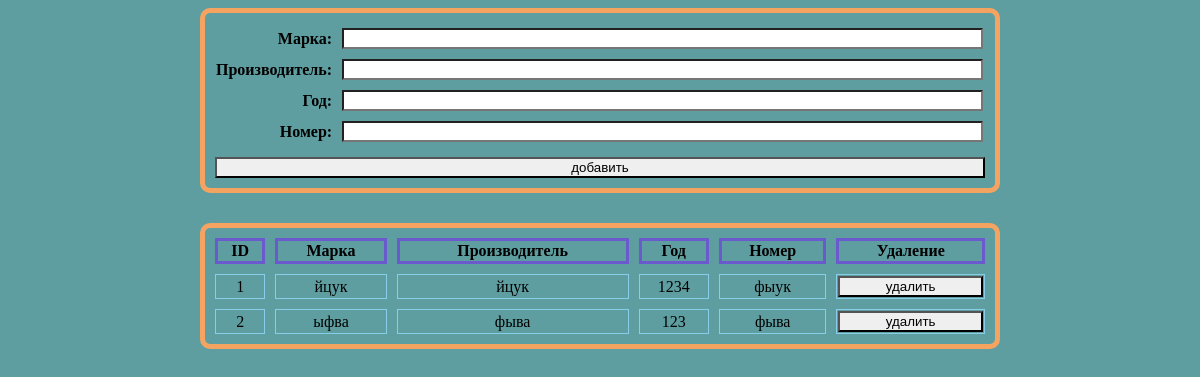
The app's page /, older data.
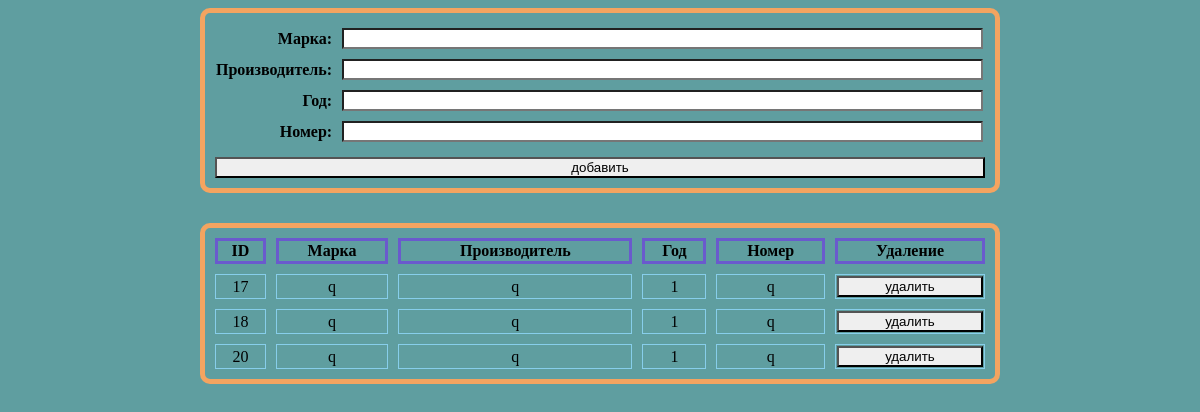
The same page, newer data.
### cars/models.py (models this page shows)
class Car(models.Model):
    mark = models.CharField(max_length=20)
    producer = models.CharField(max_length=20)
    year = models.IntegerField()
    num = models.CharField(max_length=20)

### cars/views.py (the view)
# urls.py: path('', views.index, name='index'),
def index(req):
    form = CarForm()
    db = Car.objects.values_list()
    return render(req, 'index.html', context={'form': form, 'database': db})

### cars/myforms.py
class CarForm(forms.Form):
    mark = forms.CharField(label='Марка', max_length=20)
    producer = forms.CharField(label='Производитель', max_length=20)
    year = forms.IntegerField(label='Год')
    num = forms.CharField(label='Номер', max_length=20)

### templates/index.html (shortened to what this page needs)
<!DOCTYPE html>
{% load static %}
<html lang="en">
<head>
    <link rel="stylesheet" href="{% static 'css/main.css' %}">
</head>
<body>
<div class="wrap">
    <form action="add/" method="POST">
        <table>{{ form }}</table>
        <input type="submit" value="добавить">
    </form>
    <table class="db-table">
        <tr>
            <th>ID</th>
            <th>Марка</th>
            <th>Производитель</th>
            <th>Год</th>
            <th>Номер</th>
            <th>Удаление</th>
        </tr>
        {% for car in database %}
            <tr>
                {% for data in car %}
                    <td>{{ data }}</td>
                {% endfor %}
                <td><a href="{% url 'delete' car.0 %}">
                    <button>удалить</button>
                </a></td>
            </tr>
        {% endfor %}
    </table>
</div>
</body>
</html>

Row changes from the older to the newer data that the page shows:
removed Car: car "1" "йцук" "йцук" "1234" "фыук"
removed Car: car "2" "ыфва" "фыва" "123" "фыва"
added Car: car "17" "q" "q" "1" "q"
added Car: car "18" "q" "q" "1" "q"
added Car: car "20" "q" "q" "1" "q"
